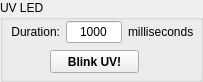
       <widget class="QGroupBox" name="UVLED_groupBox_2">
        <property name="title">
         <string>UV LED</string>
        </property>
        <widget class="QPushButton" name="PushUVLED_5">
         <property name="geometry">
          <rect>
           <x>50</x>
           <y>50</y>
           <width>89</width>
           <height>23</height>
          </rect>
         </property>
         <property name="font">
          <font>
           <weight>75</weight>
           <bold>true</bold>
          </font>
         </property>
         <property name="text">
          <string>Blink UV!</string>
         </property>
        </widget>
        <widget class="QWidget" name="layoutWidget_32">
         <property name="geometry">
          <rect>
           <x>11</x>
           <y>21</y>
           <width>183</width>
           <height>22</height>
          </rect>
         </property>
         <layout class="QHBoxLayout" name="horizontalLayout_81">
          <item>
           <widget class="QLabel" name="NameLaser_33">
            <property name="text">
             <string>Duration:</string>
            </property>
            <property name="alignment">
             <set>Qt::AlignRight|Qt::AlignTrailing|Qt::AlignVCenter</set>
            </property>
           </widget>
          </item>
          <item>
           <widget class="QLineEdit" name="UVLED_duration_EditField_5">
            <property name="maximumSize">
             <size>
              <width>60</width>
              <height>16777215</height>
             </size>
            </property>
            <property name="text">
             <string>1000</string>
            </property>
            <property name="alignment">
             <set>Qt::AlignCenter</set>
            </property>
           </widget>
          </item>
          <item>
           <widget class="QLabel" name="NameLaser_34">
            <property name="text">
             <string>milliseconds</string>
            </property>
            <property name="alignment">
             <set>Qt::AlignLeading|Qt::AlignLeft|Qt::AlignVCenter</set>
            </property>
           </widget>
          </item>
         </layout>
        </widget>
       </widget>
